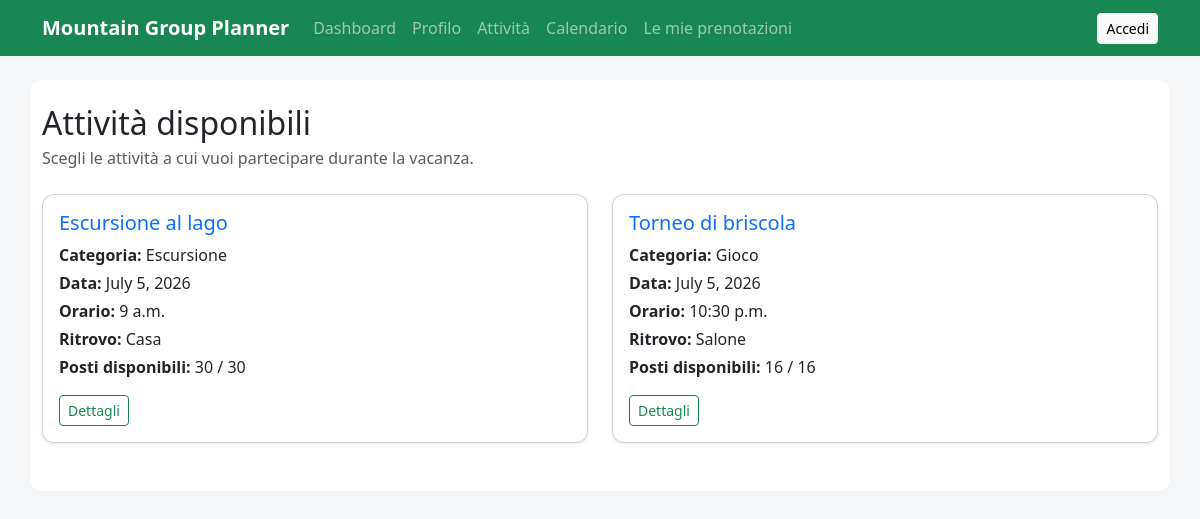
/activities/, run on an earlier commit of the app's database.
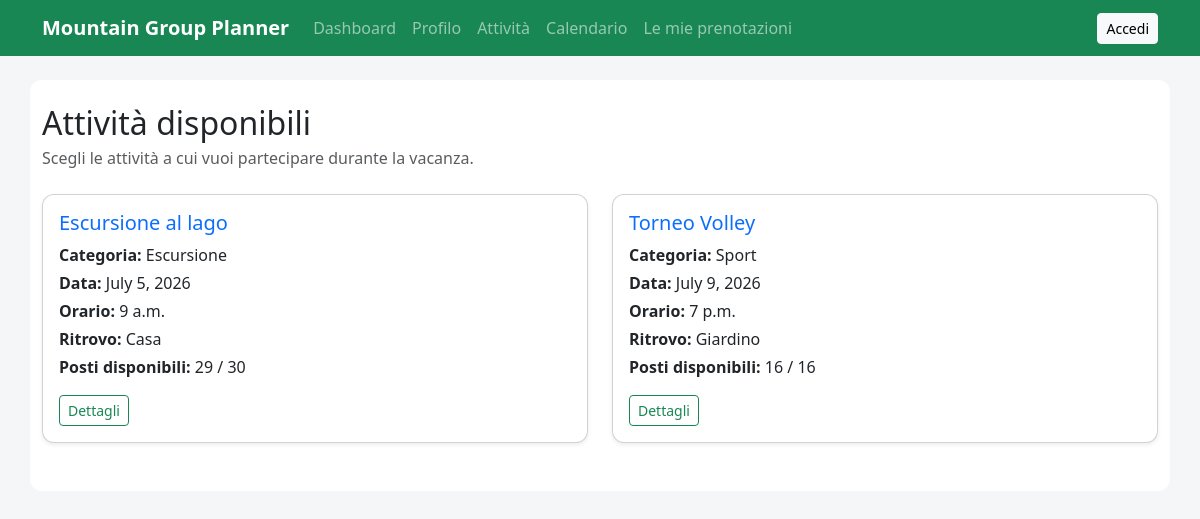
And on a later commit of the database.
### activities/models.py (models this page shows, shortened)
class Activity(models.Model):
    title = models.CharField(max_length=200)
    category = models.ForeignKey(
        Category,
        on_delete=models.SET_NULL,
        null=True,
        blank=True,
        related_name="activities"
    )
    description = models.TextField()
    date = models.DateField()
    start_time = models.TimeField()
    end_time = models.TimeField(blank=True, null=True)
    meeting_place = models.CharField(max_length=200)
    max_participants = models.PositiveIntegerField()
    what_to_bring = models.TextField(blank=True)
    created_by = models.ForeignKey(
        settings.AUTH_USER_MODEL,
        on_delete=models.CASCADE,
        related_name="created_activities"
    )
    created_at = models.DateTimeField(auto_now_add=True)
    updated_at = models.DateTimeField(auto_now=True)
    class Meta:
        verbose_name_plural = "Activities"
    @property
    def booked_count(self):
        return self.bookings.count()
    @property
    def available_spots(self):
        return self.max_participants - self.booked_count

class Category(models.Model):
    name = models.CharField(max_length=100, unique=True)
    description = models.TextField(blank=True)
    class Meta:
        verbose_name_plural = "Categories"
    def __str__(self):
        return self.name

### activities/views.py (the view)
# urls.py: path("", views.activity_list, name="activity_list"),
def activity_list(request):
    activities = Activity.objects.all().order_by("date", "start_time")
    context = {
        "activities": activities
    }
    return render(request, "activities/activity_list.html", context)

### templates/activities/activity_list.html (shortened to what this page needs)
{% extends "base.html" %}
{% block content %}
    <div class="d-flex justify-content-between align-items-center mb-4">
        <div>
            <h2 class="mb-1">Attività disponibili</h2>
            <p class="text-muted mb-0">Scegli le attività a cui vuoi partecipare durante la vacanza.</p>
        </div>
    </div>
    {% if activities %}
        <div class="row">
            {% for activity in activities %}
                <div class="col-md-6 mb-4">
                    <div class="card h-100 shadow-sm">
                        <div class="card-body">
                            <h3 class="card-title h5">
                                <a href="{% url 'activities:activity_detail' activity.pk %}" class="text-decoration-none">
                                    {{ activity.title }}
                                </a>
                            </h3>
                            <p class="mb-1">
                                <strong>Categoria:</strong> {{ activity.category }}
                            </p>
                            <p class="mb-1">
                                <strong>Data:</strong> {{ activity.date }}
                            </p>
                            <p class="mb-1">
                                <strong>Orario:</strong> {{ activity.start_time }}
                            </p>
                            <p class="mb-1">
                                <strong>Ritrovo:</strong> {{ activity.meeting_place }}
                            </p>
                            <p class="mb-3">
                                <strong>Posti disponibili:</strong>
                                {{ activity.available_spots }} / {{ activity.max_participants }}
                            </p>
                            <a href="{% url 'activities:activity_detail' activity.pk %}" class="btn btn-outline-success btn-sm">
                                Dettagli
                            </a>
                        </div>
                    </div>
                </div>
            {% endfor %}
        </div>
    {% else %}
        <div class="alert alert-warning">
            Non ci sono attività disponibili.
        </div>
    {% endif %}
{% endblock %}

### templates/base.html (shortened to what this page needs)
{% load static %}
<!DOCTYPE html>
<html lang="it">
<head>
    <link href="https://cdn.jsdelivr.net/npm/bootstrap@5.3.3/dist/css/bootstrap.min.css" rel="stylesheet">
    <link rel="stylesheet" href="{% static 'css/style.css' %}">
</head>
<body>
    <nav class="navbar navbar-expand-lg navbar-dark bg-success">
        <div class="container">
            <a class="navbar-brand fw-bold" href="{% url 'activities:activity_list' %}">
                Mountain Group Planner
            </a>
            <div class="navbar-nav me-auto">
                <a class="nav-link" href="{% url 'accounts:dashboard' %}">Dashboard</a>
                <a class="nav-link" href="{% url 'accounts:profile' %}">Profilo</a>
                <a class="nav-link" href="{% url 'activities:activity_list' %}">Attività</a>
                <a class="nav-link" href="{% url 'activities:activity_calendar' %}">Calendario</a>
                <a class="nav-link" href="{% url 'activities:my_bookings' %}">Le mie prenotazioni</a>
            </div>
            <div class="d-flex align-items-center gap-2">
                {% if user.is_authenticated %}
                    <span class="text-white">Ciao, {{ user.username }}</span>
                    <form method="post" action="{% url 'logout' %}">
                        {% csrf_token %}
                        <button type="submit" class="btn btn-light btn-sm">Esci</button>
                    </form>
                {% else %}
                    <a class="btn btn-light btn-sm" href="{% url 'login' %}">Accedi</a>
                {% endif %}
            </div>
        </div>
    </nav>
    <main class="container my-4">
        {% block content %}
        {% endblock %}
    </main>
</body>
</html>

### static/css/style.css (style rules this page uses)
body { background-color: #f4f6f8; }
main { background-color: white; padding: 24px; border-radius: 12px; }
.card { border-radius: 12px; }

What changed in the data, as far as the page shows it:
removed Activity: title "Torneo di briscola", category "Gioco", date "July 5, 2026", start_time "10:30 p.m.", meeting_place "Salone", available_spots "16", max_participants "16"
computed for Activity "Escursione al lago": available_spots "30" → "29"
added Activity: title "Torneo Volley", category "Sport", date "July 9, 2026", start_time "7 p.m.", meeting_place "Giardino", available_spots "16", max_participants "16"
